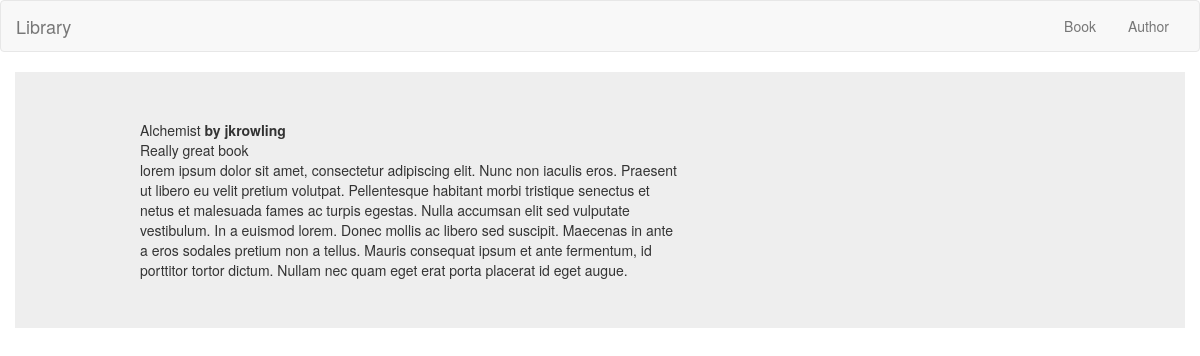
The page /bookdetail/2 on the database its author committed.
### books/models.py (models this page shows)
class Book (models.Model):
    bookname=models.CharField(max_length=50,unique=True)
    brief_description=models.CharField(max_length=40,default="Really great book ")
    description=models.TextField(default="")
    author_id = models.ForeignKey(Author, on_delete=models.CASCADE)

class Author(models.Model):
    authorname=models.CharField(max_length=255)
    def __str__(self):
        return self.authorname

### books/views.py (the view)
# urls.py: url(r'bookdetail/(?P<book_id>[0-9]+)',views.bookdetail.as_view(),name='bookdetail'),
class bookdetail(View):
    template_name='bookdetail.html'
    def get(self,request,book_id):
        t=Book.objects.get(id=book_id)
        context = {
            'book':t,
            'author':t.author_id,
        }
        return render(request, self.template_name, context)

### books/templates/bookdetail.html (shortened to what this page needs)
{% extends 'base.html' %}
{% block body %}
<nav class="navbar navbar-default">
  <div class="container-fluid">
    <div class="navbar-header">
      <a class="navbar-brand" href="#">Library</a>
    </div>
    <div class="collapse navbar-collapse" id="bs-example-navbar-collapse-1">
      <ul class="nav navbar-nav navbar-right nav-pills ">
        <li ><a href="{% url 'book'%}">Book</a></li>
        <li ><a href="{% url 'author'%}">Author</a></li>
      </ul>
    </div>
  </div>
</nav>
<div class="jumbotron container">
    <div class="col-md-6 col-md-offset-1">
    {{book.bookname}} <strong>by {{author}}</strong>
    <br>
{{book.brief_description}}
<br>
{{book.description}}
        <br>
</div></div>
{% load static%}
{% endblock %}

### rows shown on the page
Book: bookname "Alchemist", brief_description "Really great book", description "lorem ipsum dolor sit amet, consectetur adipiscing elit. Nunc non iaculis eros. Praesent ut libero eu velit pretium volutpat. Pellentesque habitant morbi tristique senectus et netus et malesuada fames ac turpis egestas. Nulla accumsan elit sed vulputate vestibulum. In a euismod lorem. Donec mollis ac libero sed suscipit. Maecenas in ante a eros sodales pretium non a tellus. Mauris consequat ipsum et ante fermentum, id porttitor tortor dictum. Nullam nec quam eget erat porta placerat id eget augue."
Author: authorname "jkrowling"
